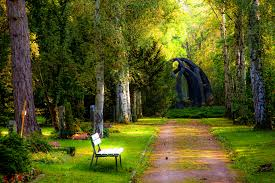
#> input picture Documents/PycharmProjects/lineare algebra homework/images/new2.jpg, 275 x 183 px, found by its file name
$ python 'linear algebra homework.py'
#> lines starting #> are read from the running program, lines starting #| are printed output that depends on the picture
from PIL import Image

# Opens a image in RGB mode
im = Image.open(r"images\new2.jpg")
#> im is the input picture: PIL image 275x183 RGB; mean R, G, B 86.5, 89.6, 33.1

# Size of the image in pixels (size of original image)
# (This is not mandatory)
width, height = im.size
#> width = 275; height = 183

# Setting the points for cropped image
left = 6
top = height / 4
#> top = 45.75
right = 174
bottom = 3 * height / 4
#> bottom = 137.2

# Cropped image of above dimension
# (It will not change original image)
im1 = im.crop((left, top, right, bottom))
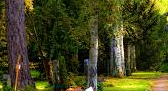
#> im1: PIL image 168x91 RGB; mean R, G, B 67.9, 68.3, 30
newsize = (200, 200)
im1 = im1.transpose(Image.FLIP_LEFT_RIGHT)
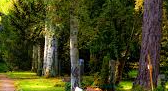
#> im1: PIL image 168x91 RGB; mean R, G, B 67.9, 68.3, 30
# Shows the image in image viewer
im1.show()

$ run again, with Documents/PycharmProjects/lineare algebra homework/images/image.jpg copied over Documents/PycharmProjects/lineare algebra homework/images/new2.jpg
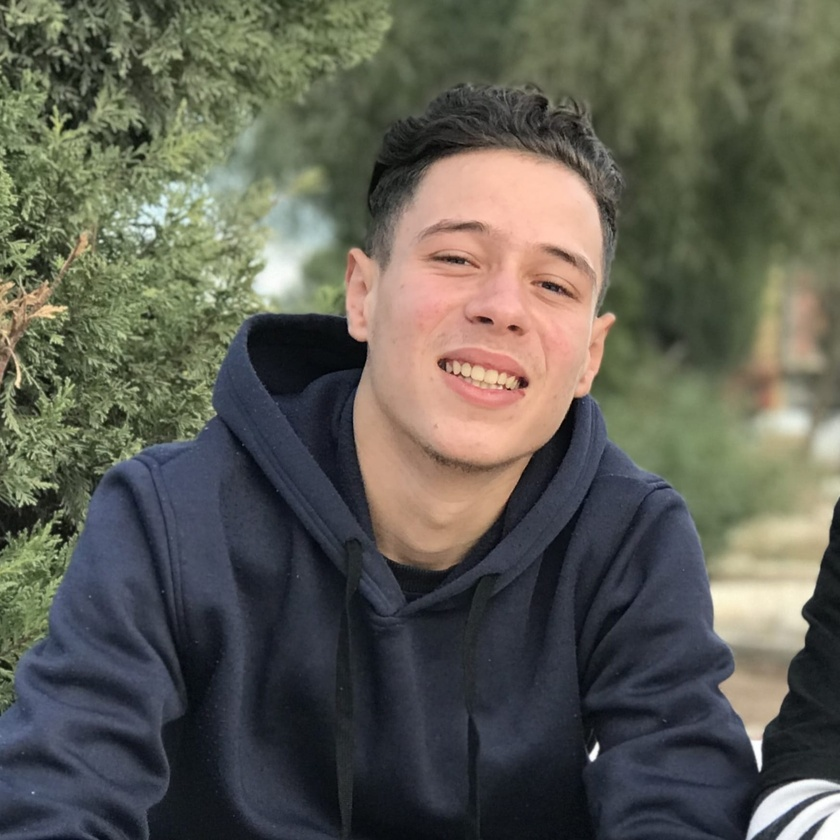
#> input picture Documents/PycharmProjects/lineare algebra homework/images/image.jpg, 840 x 840 px, shrunk from 1746 x 1747 before the run, found by its file name
#> im is the input picture: PIL image 840x840 RGB; mean R, G, B 94.5, 94, 84
#> `im1 = im.crop((left, top, right, bottom))`:
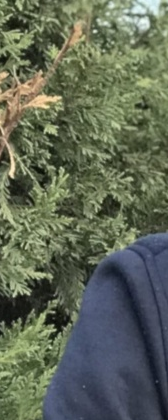
#> im1: PIL image 168x420 RGB; mean R, G, B 95.8, 104.3, 86.6
#> `im1 = im1.transpose(Image.FLIP_LEFT_RIGHT)`:
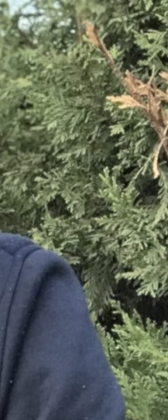
#> im1: PIL image 168x420 RGB; mean R, G, B 95.8, 104.3, 86.6
